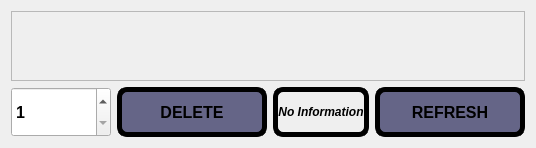
          <widget class="QWidget" name="tabCurrentTemplates">
           <attribute name="title">
            <string>TEMPLATES</string>
           </attribute>
           <layout class="QGridLayout" name="gridLayout_4">
            <item row="0" column="0">
             <widget class="QScrollArea" name="scrollAreaReceteler">
              <property name="widgetResizable">
               <bool>true</bool>
              </property>
              <widget class="QWidget" name="scrollAreaWidgetContents">
               <property name="geometry">
                <rect>
                 <x>0</x>
                 <y>0</y>
                 <width>1117</width>
                 <height>684</height>
                </rect>
               </property>
               <layout class="QGridLayout" name="gridLayout_10"/>
              </widget>
             </widget>
            </item>
            <item row="1" column="0">
             <layout class="QHBoxLayout" name="horizontalLayout_14">
              <item>
               <widget class="QSpinBox" name="spinBoxTemplateDeleteNumber">
                <property name="minimumSize">
                 <size>
                  <width>100</width>
                  <height>50</height>
                 </size>
                </property>
                <property name="maximumSize">
                 <size>
                  <width>100</width>
                  <height>50</height>
                 </size>
                </property>
                <property name="font">
                 <font>
                  <pointsize>12</pointsize>
                  <weight>75</weight>
                  <bold>true</bold>
                 </font>
                </property>
                <property name="minimum">
                 <number>1</number>
                </property>
                <property name="maximum">
                 <number>1000</number>
                </property>
                <property name="value">
                 <number>1</number>
                </property>
               </widget>
              </item>
              <item>
               <widget class="QPushButton" name="pushButtonCurrentTemplatesDelete">
                <property name="minimumSize">
                 <size>
                  <width>150</width>
                  <height>50</height>
                 </size>
                </property>
                <property name="maximumSize">
                 <size>
                  <width>170</width>
                  <height>50</height>
                 </size>
                </property>
                <property name="font">
                 <font>
                  <pointsize>12</pointsize>
                  <weight>75</weight>
                  <bold>true</bold>
                 </font>
                </property>
                <property name="styleSheet">
                 <string notr="true">QPushButton{
	background-color: rgb(101, 101, 135);
	qproperty-icon: url(:/images/icons/delete.png);
	color: rgb(0, 0, 0);
	border: 5px solid;
	border-radius: 10px;
}
QPushButton::hover
{
	background-color: rgb(0, 255, 0);

}</string>
                </property>
                <property name="text">
                 <string>DELETE</string>
                </property>
                <property name="iconSize">
                 <size>
                  <width>30</width>
                  <height>30</height>
                 </size>
                </property>
               </widget>
              </item>
              <item>
               <widget class="QLabel" name="labelTemplateDeleteLog">
                <property name="font">
                 <font>
                  <pointsize>9</pointsize>
                  <weight>75</weight>
                  <italic>true</italic>
                  <bold>true</bold>
                 </font>
                </property>
                <property name="styleSheet">
                 <string notr="true">	color: rgb(0, 0, 0);
	border: 5px solid;
	border-radius: 10px;</string>
                </property>
                <property name="text">
                 <string>No Information</string>
                </property>
                <property name="alignment">
                 <set>Qt::AlignCenter</set>
                </property>
               </widget>
              </item>
              <item>
               <widget class="QPushButton" name="pushButtonCurrentTemplatesRefresh">
                <property name="minimumSize">
                 <size>
                  <width>150</width>
                  <height>50</height>
                 </size>
                </property>
                <property name="maximumSize">
                 <size>
                  <width>170</width>
                  <height>50</height>
                 </size>
                </property>
                <property name="font">
                 <font>
                  <pointsize>12</pointsize>
                  <weight>75</weight>
                  <bold>true</bold>
                 </font>
                </property>
                <property name="styleSheet">
                 <string notr="true">QPushButton{
	background-color: rgb(101, 101, 135);
	qproperty-icon: url(:/images/icons/refresh_icon.png);
	color: rgb(0, 0, 0);
	border: 5px solid;
	border-radius: 10px;
}
QPushButton::hover
{
	background-color: rgb(0, 255, 0);

}</string>
                </property>
                <property name="text">
                 <string>REFRESH</string>
                </property>
                <property name="iconSize">
                 <size>
                  <width>30</width>
                  <height>30</height>
                 </size>
                </property>
               </widget>
              </item>
             </layout>
            </item>
           </layout>
          </widget>
